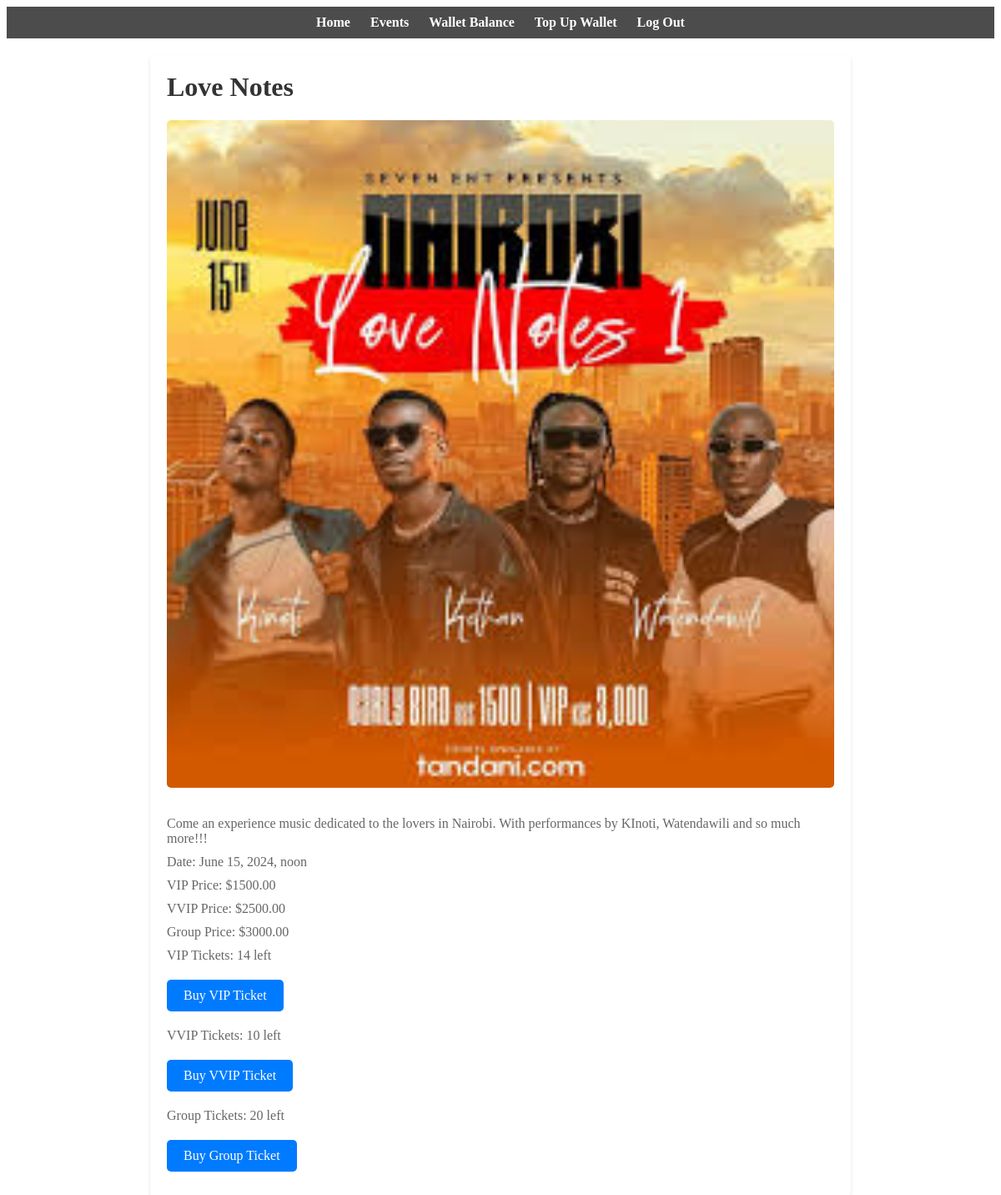
Before: /events/2/ (signed in) with the older database file.
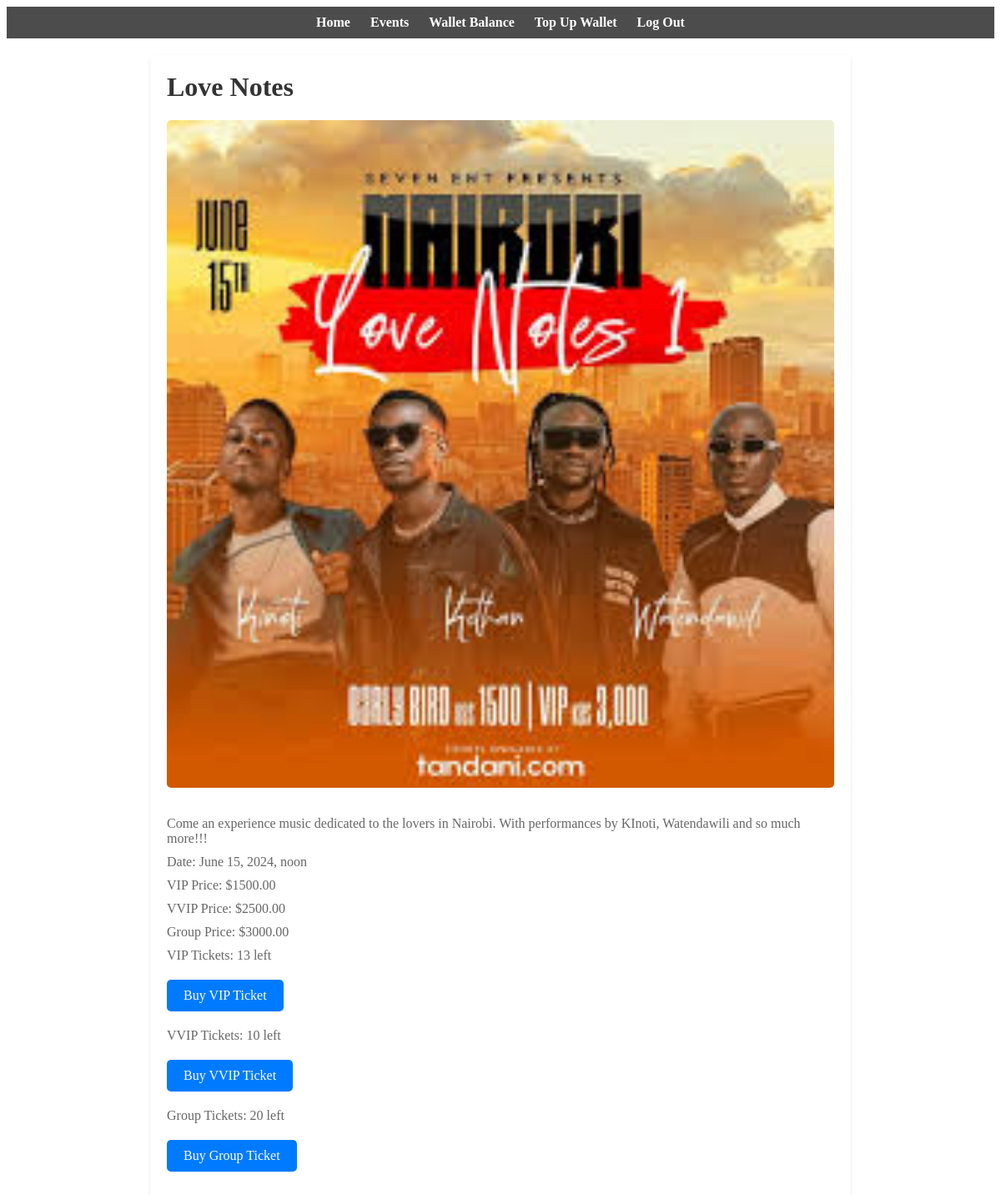
After: the same page with the newer database file.
### events/models.py (models this page shows, shortened)
class Event(models.Model):
    name = models.CharField(max_length=255)
    description = models.TextField()
    date = models.DateTimeField()
    price_vip = models.DecimalField(max_digits=10, decimal_places=2, null=True, blank=True)
    price_vvip = models.DecimalField(max_digits=10, decimal_places=2, null=True, blank=True)
    price_group = models.DecimalField(max_digits=10, decimal_places=2, null=True, blank=True)
    tickets_vip = models.PositiveIntegerField(default=0)
    tickets_vvip = models.PositiveIntegerField(default=0)
    tickets_group = models.PositiveIntegerField(default=0)
    image = models.ImageField(upload_to='event_images/', blank=True, null=True)
    organizer = models.ForeignKey(Person, on_delete=models.CASCADE, related_name='organized_events', null=True, blank=True)

### events/views.py (the view)
# urls.py: path('<int:event_id>/', event_detail, name='event_detail'),
def event_detail(request, event_id):
    event = get_object_or_404(Event, pk=event_id)
    return render(request, 'events/event_detail.html', {'event': event})

### events/templates/events/event_detail.html (shortened to what this page needs)
{% extends 'persons/base.html' %}
{% block content %}
<div class="event-detail-card">
  <h1>{{ event.name }}</h1>
  <img src="{{ event.image.url }}" alt="{{ event.name }}">
  <p>{{ event.description }}</p>
  <p>Date: {{ event.date }}</p>
  <p>VIP Price: ${{ event.price_vip }}</p>
  <p>VVIP Price: ${{ event.price_vvip }}</p>
  <p>Group Price: ${{ event.price_group }}</p>
  {% if sold_out_vip %}
      <p>VIP Tickets: Sold Out</p>
  {% else %}
      <p>VIP Tickets: {{ event.tickets_vip }} left</p>
      <a class="btn" href="{% url 'purchase_ticket' event.id 'vip' %}">Buy VIP Ticket</a>
  {% endif %}
  {% if sold_out_vvip %}
      <p>VVIP Tickets: Sold Out</p>
  {% else %}
      <p>VVIP Tickets: {{ event.tickets_vvip }} left</p>
      <a class="btn" href="{% url 'purchase_ticket' event.id 'vvip' %}">Buy VVIP Ticket</a>
  {% endif %}
  {% if sold_out_group %}
      <p>Group Tickets: Sold Out</p>
  {% else %}
      <p>Group Tickets: {{ event.tickets_group }} left</p>
      <a class="btn" href="{% url 'purchase_ticket' event.id 'group' %}">Buy Group Ticket</a>
  {% endif %}
</div>
{% endblock %}

Changed rows visible on the page:
changed Event "Love Notes": tickets_vip "14" → "13"
